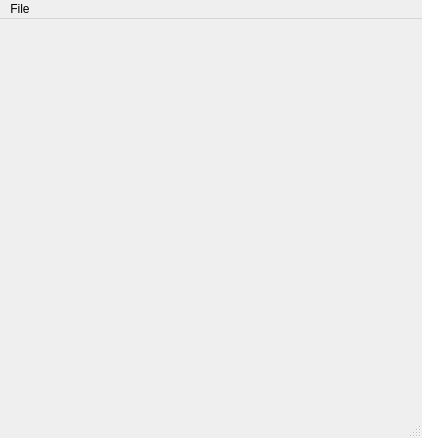
<?xml version="1.0" encoding="UTF-8"?>
<ui version="4.0">
 <class>MainWindow</class>
 <widget class="QMainWindow" name="MainWindow">
  <property name="geometry">
   <rect>
    <x>0</x>
    <y>0</y>
    <width>422</width>
    <height>438</height>
   </rect>
  </property>
  <property name="windowTitle">
   <string>MainWindow</string>
  </property>
  <widget class="QWidget" name="centralwidget">
   <layout class="QVBoxLayout" name="verticalLayout"/>
  </widget>
  <widget class="QMenuBar" name="menubar">
   <property name="geometry">
    <rect>
     <x>0</x>
     <y>0</y>
     <width>422</width>
     <height>22</height>
    </rect>
   </property>
   <widget class="QMenu" name="menuFile">
    <property name="title">
     <string>File</string>
    </property>
    <addaction name="actionOpen"/>
   </widget>
   <addaction name="menuFile"/>
  </widget>
  <widget class="QStatusBar" name="statusbar"/>
  <action name="actionOpen">
   <property name="text">
    <string>Open</string>
   </property>
  </action>
 </widget>
 <resources/>
 <connections/>
</ui>
